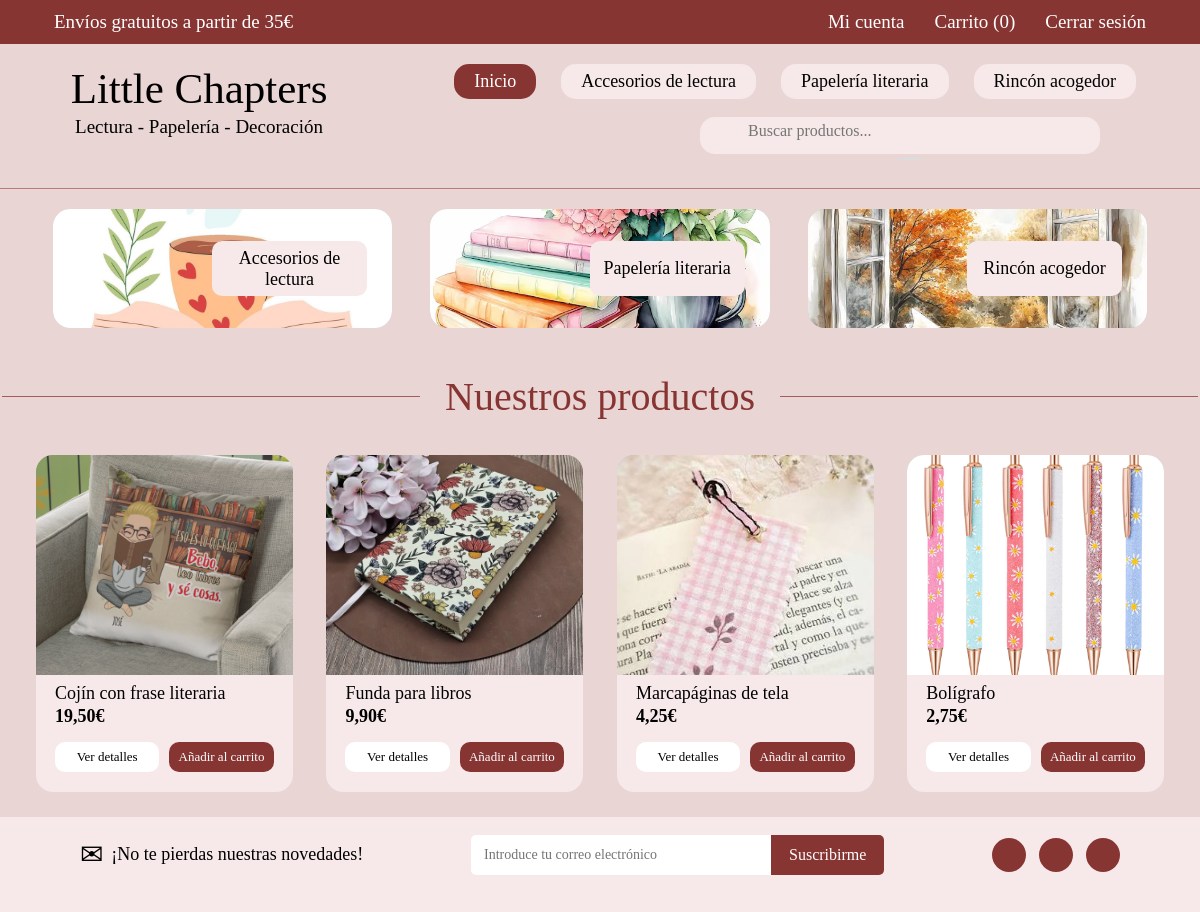
Page /catalogo.php (signed in) on the committed database.
### tables this page shows
CREATE TABLE IF NOT EXISTS `categoria` (
  `id_categoria` int(11) NOT NULL AUTO_INCREMENT,
  `nombre` varchar(100) NOT NULL,
  `descripcion` text DEFAULT NULL,
  PRIMARY KEY (`id_categoria`)
);

CREATE TABLE IF NOT EXISTS `producto` (
  `id_producto` int(11) NOT NULL AUTO_INCREMENT,
  `id_categoria` int(11) NOT NULL,
  `nombre` varchar(100) NOT NULL,
  `descripcion` text DEFAULT NULL,
  `precio` decimal(10,2) NOT NULL,
  `stock` int(11) NOT NULL,
  `imagen` varchar(255) DEFAULT NULL,
  PRIMARY KEY (`id_producto`),
  KEY `id_categoria` (`id_categoria`),
  CONSTRAINT `producto_ibfk_1` FOREIGN KEY (`id_categoria`) REFERENCES `categoria` (`id_categoria`)
);

### catalogo.php (the view, shortened to what this page needs)
<?php
require_once "conexion.php";
$sql = "SELECT * FROM categoria";
$consulta = $conexion->query($sql);
$categorias = $consulta->fetchAll();
$busqueda = "";
$hay_categoria = false;
$id_categoria = 0;
if ($busqueda != "") {
    if ($hay_categoria) {
        $sql = "SELECT * FROM producto
                WHERE id_categoria = ? AND nombre LIKE ?";
        $consulta = $conexion->prepare($sql);
        $consulta->execute([$id_categoria, "%" . $busqueda . "%"]);
    } else {
        $sql = "SELECT * FROM producto WHERE nombre LIKE ?";
        $consulta = $conexion->prepare($sql);
        $consulta->execute(["%" . $busqueda . "%"]);
    }
} else {
    if ($hay_categoria) {
        $sql = "SELECT * FROM producto WHERE id_categoria = ?";
        $consulta = $conexion->prepare($sql);
        $consulta->execute([$id_categoria]);
    } else {
        $sql = "SELECT * FROM producto ORDER BY RAND() LIMIT 4";
        $consulta = $conexion->query($sql);
    }
}
$productos = $consulta->fetchAll();
?>
<!DOCTYPE html>
<html lang="es">
<head>
    <link rel="stylesheet" href="estilos.css">
    <link rel="stylesheet" href="estilos_catalogo.css">
</head>
<body class="pagina-catalogo">
    <div class="franja-superior">
        <p>Envíos gratuitos a partir de 35€</p>
        <div class="enlaces-superiores">
            <a href="inicio.php">Mi cuenta</a>
            <a href="#">Carrito (0)</a>
            <a href="cerrar_sesion.php">Cerrar sesión</a>
        </div>
    </div>
    <header class="cabecera-catalogo">
        <div class="logo-catalogo">
            <h1>Little Chapters</h1>
            <p>Lectura - Papelería - Decoración</p>
        </div>
        <div class="navegacion-catalogo">
            <nav class="menu-catalogo">
                <a href="catalogo.php"
                   class="<?php if (!$hay_categoria) { echo 'enlace-activo'; } ?>">
                    Inicio
                </a>
                <?php foreach ($categorias as $categoria) { ?>
                    <a href="catalogo.php?id_categoria=<?php echo $categoria["id_categoria"]; ?>"
                       class="<?php if ($hay_categoria && $id_categoria == $categoria["id_categoria"]) { echo 'enlace-activo'; } ?>">
                        <?php echo htmlspecialchars($categoria["nombre"]); ?>
                    </a>
                <?php } ?>
            </nav>
            <form class="buscador-catalogo" method="GET" action="catalogo.php">
                <input
                    type="text"
                    name="buscar"
                    placeholder="Buscar productos..."
                    value="<?php echo htmlspecialchars($busqueda); ?>"
                >
                <button type="submit" aria-label="Buscar"></button>
            </form>
        </div>
    </header>
    <main class="contenido-catalogo">
        <section class="categorias-catalogo">
            <?php foreach ($categorias as $categoria) { ?>
                <a class="bloque-categoria"
                   href="catalogo.php?id_categoria=<?php echo $categoria["id_categoria"]; ?>">
                    <span>
                        <?php echo htmlspecialchars($categoria["nombre"]); ?>
                    </span>
                </a>
            <?php } ?>
        </section>
        <div class="titulo-productos">
            <span></span>
            <h2>
                <?php if ($busqueda != "") { ?>
                    Resultados de búsqueda
                <?php } else { ?>
                    Nuestros productos
                <?php } ?>
            </h2>
            <span></span>
        </div>
        <section class="productos-catalogo">
            <?php if (count($productos) > 0) { ?>
                <?php foreach ($productos as $producto) { ?>
                    <article class="tarjeta-producto">
                        <div class="imagen-producto">
                            <?php if ($producto["nombre"] == "Lámpara de lectura") { ?>
                                <img src="imagenes/productos/lampara_lectura.webp" alt="Lámpara de lectura">
                            <?php } elseif ($producto["nombre"] == "Marcapáginas") { ?>
                                <img src="imagenes/productos/marcapaginas.avif" alt="Marcapáginas">
                            <?php } elseif ($producto["nombre"] == "Funda para libros") { ?>
                                <img src="imagenes/productos/funda_libros.webp" alt="Funda para libros">
                            <?php } elseif ($producto["nombre"] == "Marcapáginas magnético") { ?>
                                <img src="imagenes/productos/marcapaginas_magnetico.webp" alt="Marcapáginas magnético">
                            <?php } elseif ($producto["nombre"] == "Luz de lectura con pinza") { ?>
                                <img src="imagenes/productos/luz_pinza.jpg" alt="Luz de lectura con pinza">
                            <?php } elseif ($producto["nombre"] == "Soporte para libros") { ?>
                                <img src="imagenes/productos/soporte_libros.jpg" alt="Soporte para libros">
                            <?php } elseif ($producto["nombre"] == "Funda para libros acolchada") { ?>
                                <img src="imagenes/productos/funda_libros_acolchada.jpg" alt="Funda para libros acolchada">
                            <?php } elseif ($producto["nombre"] == "Marcapáginas de tela") { ?>
                                <img src="imagenes/productos/marcapaginas_tela.jpg" alt="Marcapáginas de tela">
                            <?php } elseif ($producto["nombre"] == "Libreta") { ?>
                                <img src="imagenes/productos/libreta.avif" alt="Libreta">
                            <?php } elseif ($producto["nombre"] == "Diario de lectura") { ?>
                                <img src="imagenes/productos/diario_lectura.jpg" alt="Diario de lectura">
                            <?php } elseif ($producto["nombre"] == "Cuaderno literario") { ?>
                                <img src="imagenes/productos/cuaderno_literario.jpg" alt="Cuaderno literario">
                            <?php } elseif ($producto["nombre"] == "Bolígrafo") { ?>
                                <img src="imagenes/productos/boligrafo.jpg" alt="Bolígrafo">
                            <?php } elseif ($producto["nombre"] == "Pack de pegatinas literarias") { ?>
                                <img src="imagenes/productos/pegatinas.jpg" alt="Pack de pegatinas literarias">
                            <?php } elseif ($producto["nombre"] == "Bloc de notas") { ?>
                                <img src="imagenes/productos/bloc_notas.webp" alt="Bloc de notas">
                            <?php } elseif ($producto["nombre"] == "Planificador de lectura") { ?>
                                <img src="imagenes/productos/planificador_lectura.avif" alt="Planificador de lectura">
                            <?php } elseif ($producto["nombre"] == "Set de papelería") { ?>
                                <img src="imagenes/productos/set_papeleria.jpg" alt="Set de papelería">
                            <?php } elseif ($producto["nombre"] == "Taza") { ?>
                                <img src="imagenes/productos/taza.webp" alt="Taza">
                            <?php } elseif ($producto["nombre"] == "Vela aromática") { ?>
                                <img src="imagenes/productos/vela_aromatica.avif" alt="Vela aromática">
                            <?php } elseif ($producto["nombre"] == "Cojín decorativo") { ?>
                                <img src="imagenes/productos/cojin.jpg" alt="Cojín decorativo">
                            <?php } elseif ($producto["nombre"] == "Manta suave") { ?>
                                <img src="imagenes/productos/manta.jpg" alt="Manta suave">
                            <?php } elseif ($producto["nombre"] == "Lámina decorativa") { ?>
                                <img src="imagenes/productos/lamina_decorativa.avif" alt="Lámina decorativa">
                            <?php } elseif ($producto["nombre"] == "Taza literaria") { ?>
                                <img src="imagenes/productos/taza_literaria.webp" alt="Taza literaria">
                            <?php } elseif ($producto["nombre"] == "Vela con diseño de libros") { ?>
                                <img src="imagenes/productos/vela_literaria.jpg" alt="Vela con diseño de libros">
                            <?php } elseif ($producto["nombre"] == "Cojín con frase literaria") { ?>
                                <img src="imagenes/productos/cojin_frase.jpg" alt="Cojín con frase literaria">
                            <?php } ?>
                        </div>
                        <div class="informacion-producto">
                            <p class="nombre-producto">
                                <?php echo htmlspecialchars($producto["nombre"]); ?>
                            </p>
                            <p class="precio-producto">
                                <?php echo number_format($producto["precio"], 2, ",", "."); ?>€
                            </p>
                            <div class="botones-producto">
                                <a href="detalle_producto.php?id=<?php echo $producto["id_producto"]; ?>">
                                    Ver detalles
                                </a>
                                <button type="button">
                                    Añadir al carrito
                                </button>
                            </div>
                        </div>
                    </article>
                <?php } ?>
            <?php } ?>
        </section>
    </main>
    <footer class="pie-catalogo">
        <div class="novedades-catalogo">
            <div class="texto-novedades">
                <span class="icono-sobre">✉︎</span>
                <p>¡No te pierdas nuestras novedades!</p>
            </div>
            <div class="suscripcion-catalogo">
                <form id="formulario-suscripcion">
                    <input
                        type="email"
                        id="correo-suscripcion"
                        placeholder="Introduce tu correo electrónico"
                        required
                    >
                    <button type="submit">Suscribirme</button>
                </form>
            </div>
            <div class="redes-sociales">
                <a href="#"></a>
                <a href="#"></a>
                <a href="#"></a>
            </div>
        </div>
    </footer>
</body>
</html>

### rows in the picture
categoria: nombre "Accesorios de lectura"
categoria: nombre "Papelería literaria"
categoria: nombre "Rincón acogedor"
producto: nombre "Cojín con frase literaria", precio "19,50"
producto: nombre "Funda para libros", precio "9,90"
producto: nombre "Marcapáginas de tela", precio "4,25"
producto: nombre "Bolígrafo", precio "2,75"
